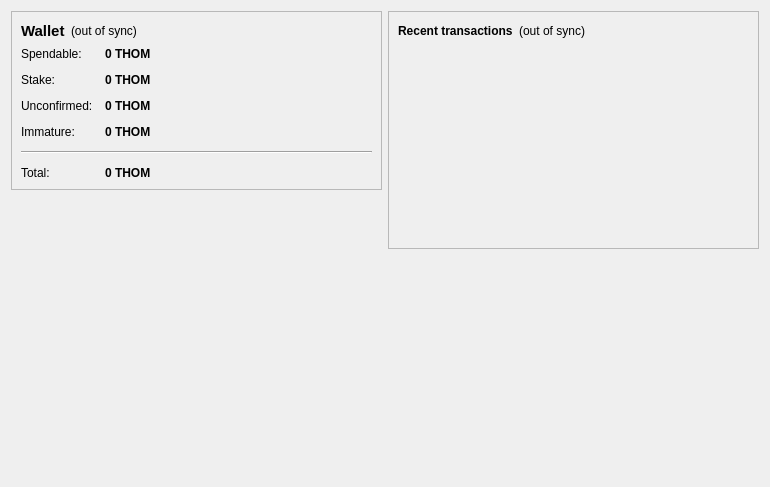
<?xml version="1.0" encoding="UTF-8"?>
<ui version="4.0">
 <class>OverviewPage</class>
 <widget class="QWidget" name="OverviewPage">
  <property name="geometry">
   <rect>
    <x>0</x>
    <y>0</y>
    <width>770</width>
    <height>487</height>
   </rect>
  </property>
  <property name="windowTitle">
   <string>Form</string>
  </property>
  <layout class="QHBoxLayout" name="horizontalLayout" stretch="1,1">
   <item>
    <layout class="QVBoxLayout" name="verticalLayout_2">
     <item>
      <widget class="QFrame" name="frame">
       <property name="frameShape">
        <enum>QFrame::StyledPanel</enum>
       </property>
       <property name="frameShadow">
        <enum>QFrame::Raised</enum>
       </property>
       <layout class="QVBoxLayout" name="verticalLayout_4">
        <item>
         <layout class="QHBoxLayout" name="horizontalLayout_4">
          <item>
           <widget class="QLabel" name="label_5">
            <property name="font">
             <font>
              <pointsize>11</pointsize>
              <weight>75</weight>
              <bold>true</bold>
             </font>
            </property>
            <property name="text">
             <string>Wallet</string>
            </property>
           </widget>
          </item>
          <item>
           <widget class="QLabel" name="labelWalletStatus">
            <property name="toolTip">
             <string>The displayed information may be out of date. Your wallet automatically synchronizes with the thomasJefferson network after a connection is established, but this process has not completed yet.</string>
            </property>
            <property name="styleSheet">
             <string notr="true"/>
            </property>
            <property name="text">
             <string notr="true">(out of sync)</string>
            </property>
            <property name="alignment">
             <set>Qt::AlignLeading|Qt::AlignLeft|Qt::AlignVCenter</set>
            </property>
           </widget>
          </item>
          <item>
           <spacer name="horizontalSpacer_2">
            <property name="orientation">
             <enum>Qt::Horizontal</enum>
            </property>
            <property name="sizeHint" stdset="0">
             <size>
              <width>40</width>
              <height>20</height>
             </size>
            </property>
           </spacer>
          </item>
         </layout>
        </item>
        <item>
         <layout class="QFormLayout" name="formLayout_2">
          <property name="fieldGrowthPolicy">
           <enum>QFormLayout::AllNonFixedFieldsGrow</enum>
          </property>
          <property name="horizontalSpacing">
           <number>12</number>
          </property>
          <property name="verticalSpacing">
           <number>12</number>
          </property>
          <item row="0" column="0">
           <widget class="QLabel" name="label">
            <property name="text">
             <string>Spendable:</string>
            </property>
           </widget>
          </item>
          <item row="0" column="1">
           <widget class="QLabel" name="labelBalance">
            <property name="font">
             <font>
              <weight>75</weight>
              <bold>true</bold>
             </font>
            </property>
            <property name="cursor">
             <cursorShape>IBeamCursor</cursorShape>
            </property>
            <property name="toolTip">
             <string>Your current spendable balance</string>
            </property>
            <property name="text">
             <string notr="true">0 THOM</string>
            </property>
            <property name="textInteractionFlags">
             <set>Qt::LinksAccessibleByMouse|Qt::TextSelectableByKeyboard|Qt::TextSelectableByMouse</set>
            </property>
           </widget>
          </item>
          <item row="1" column="0">
           <widget class="QLabel" name="label_6">
            <property name="text">
             <string>Stake:</string>
            </property>
           </widget>
          </item>
          <item row="1" column="1">
           <widget class="QLabel" name="labelStake">
            <property name="font">
             <font>
              <weight>75</weight>
              <bold>true</bold>
             </font>
            </property>
            <property name="cursor">
             <cursorShape>IBeamCursor</cursorShape>
            </property>
            <property name="toolTip">
             <string>Total of coins that was staked, and do not yet count toward the current balance</string>
            </property>
            <property name="text">
             <string notr="true">0 THOM</string>
            </property>
            <property name="textInteractionFlags">
             <set>Qt::LinksAccessibleByMouse|Qt::TextSelectableByKeyboard|Qt::TextSelectableByMouse</set>
            </property>
           </widget>
          </item>
          <item row="2" column="0">
           <widget class="QLabel" name="label_3">
            <property name="text">
             <string>Unconfirmed:</string>
            </property>
           </widget>
          </item>
          <item row="2" column="1">
           <widget class="QLabel" name="labelUnconfirmed">
            <property name="font">
             <font>
              <weight>75</weight>
              <bold>true</bold>
             </font>
            </property>
            <property name="cursor">
             <cursorShape>IBeamCursor</cursorShape>
            </property>
            <property name="toolTip">
             <string>Total of transactions that have yet to be confirmed, and do not yet count toward the current balance</string>
            </property>
            <property name="text">
             <string notr="true">0 THOM</string>
            </property>
            <property name="textInteractionFlags">
             <set>Qt::LinksAccessibleByMouse|Qt::TextSelectableByKeyboard|Qt::TextSelectableByMouse</set>
            </property>
           </widget>
          </item>
          <item row="3" column="0">
           <widget class="QLabel" name="labelImmatureText">
            <property name="text">
             <string>Immature:</string>
            </property>
           </widget>
          </item>
          <item row="3" column="1">
           <widget class="QLabel" name="labelImmature">
            <property name="font">
             <font>
              <weight>75</weight>
              <bold>true</bold>
             </font>
            </property>
            <property name="toolTip">
             <string>Mined balance that has not yet matured</string>
            </property>
            <property name="text">
             <string notr="true">0 THOM</string>
            </property>
            <property name="textInteractionFlags">
             <set>Qt::LinksAccessibleByMouse|Qt::TextSelectableByKeyboard|Qt::TextSelectableByMouse</set>
            </property>
           </widget>
          </item>
          <item row="4" column="0" colspan="2">
           <widget class="Line" name="line">
            <property name="orientation">
             <enum>Qt::Horizontal</enum>
            </property>
           </widget>
          </item>
          <item row="5" column="0">
           <widget class="QLabel" name="labelTotalText">
            <property name="text">
             <string>Total:</string>
            </property>
           </widget>
          </item>
          <item row="5" column="1">
           <widget class="QLabel" name="labelTotal">
            <property name="font">
             <font>
              <weight>75</weight>
              <bold>true</bold>
             </font>
            </property>
            <property name="cursor">
             <cursorShape>IBeamCursor</cursorShape>
            </property>
            <property name="toolTip">
             <string>Your current total balance</string>
            </property>
            <property name="text">
             <string notr="true">0 THOM</string>
            </property>
            <property name="textInteractionFlags">
             <set>Qt::LinksAccessibleByMouse|Qt::TextSelectableByKeyboard|Qt::TextSelectableByMouse</set>
            </property>
           </widget>
          </item>
         </layout>
        </item>
       </layout>
      </widget>
     </item>
     <item>
      <spacer name="verticalSpacer">
       <property name="orientation">
        <enum>Qt::Vertical</enum>
       </property>
       <property name="sizeHint" stdset="0">
        <size>
         <width>20</width>
         <height>40</height>
        </size>
       </property>
      </spacer>
     </item>
     <item>
      <widget class="QLabel" name="label_2">
       <property name="autoFillBackground">
        <bool>true</bool>
       </property>
       <property name="text">
        <string/>
       </property>
       <property name="pixmap">
        <pixmap resource="../bitcoin.qrc">:/icons/mastbg</pixmap>
       </property>
       <property name="scaledContents">
        <bool>false</bool>
       </property>
       <property name="margin">
        <number>0</number>
       </property>
      </widget>
     </item>
    </layout>
   </item>
   <item>
    <layout class="QVBoxLayout" name="verticalLayout_3">
     <item>
      <widget class="QFrame" name="frame_2">
       <property name="frameShape">
        <enum>QFrame::StyledPanel</enum>
       </property>
       <property name="frameShadow">
        <enum>QFrame::Raised</enum>
       </property>
       <layout class="QVBoxLayout" name="verticalLayout">
        <item>
         <layout class="QHBoxLayout" name="horizontalLayout_2">
          <item>
           <widget class="QLabel" name="label_4">
            <property name="text">
             <string>&lt;b&gt;Recent transactions&lt;/b&gt;</string>
            </property>
           </widget>
          </item>
          <item>
           <widget class="QLabel" name="labelTransactionsStatus">
            <property name="toolTip">
             <string>The displayed information may be out of date. Your wallet automatically synchronizes with the thomasJefferson network after a connection is established, but this process has not completed yet.</string>
            </property>
            <property name="styleSheet">
             <string notr="true"/>
            </property>
            <property name="text">
             <string notr="true">(out of sync)</string>
            </property>
            <property name="alignment">
             <set>Qt::AlignRight|Qt::AlignTrailing|Qt::AlignVCenter</set>
            </property>
           </widget>
          </item>
          <item>
           <spacer name="horizontalSpacer">
            <property name="orientation">
             <enum>Qt::Horizontal</enum>
            </property>
            <property name="sizeHint" stdset="0">
             <size>
              <width>40</width>
              <height>20</height>
             </size>
            </property>
           </spacer>
          </item>
         </layout>
        </item>
        <item>
         <widget class="QListView" name="listTransactions">
          <property name="styleSheet">
           <string notr="true">QListView { background: transparent; }</string>
          </property>
          <property name="frameShape">
           <enum>QFrame::NoFrame</enum>
          </property>
          <property name="verticalScrollBarPolicy">
           <enum>Qt::ScrollBarAlwaysOff</enum>
          </property>
          <property name="horizontalScrollBarPolicy">
           <enum>Qt::ScrollBarAlwaysOff</enum>
          </property>
          <property name="selectionMode">
           <enum>QAbstractItemView::NoSelection</enum>
          </property>
         </widget>
        </item>
       </layout>
      </widget>
     </item>
     <item>
      <spacer name="verticalSpacer_2">
       <property name="orientation">
        <enum>Qt::Vertical</enum>
       </property>
       <property name="sizeHint" stdset="0">
        <size>
         <width>20</width>
         <height>40</height>
        </size>
       </property>
      </spacer>
     </item>
    </layout>
   </item>
  </layout>
 </widget>
 <resources>
  <include location="../bitcoin.qrc"/>
 </resources>
 <connections/>
</ui>
